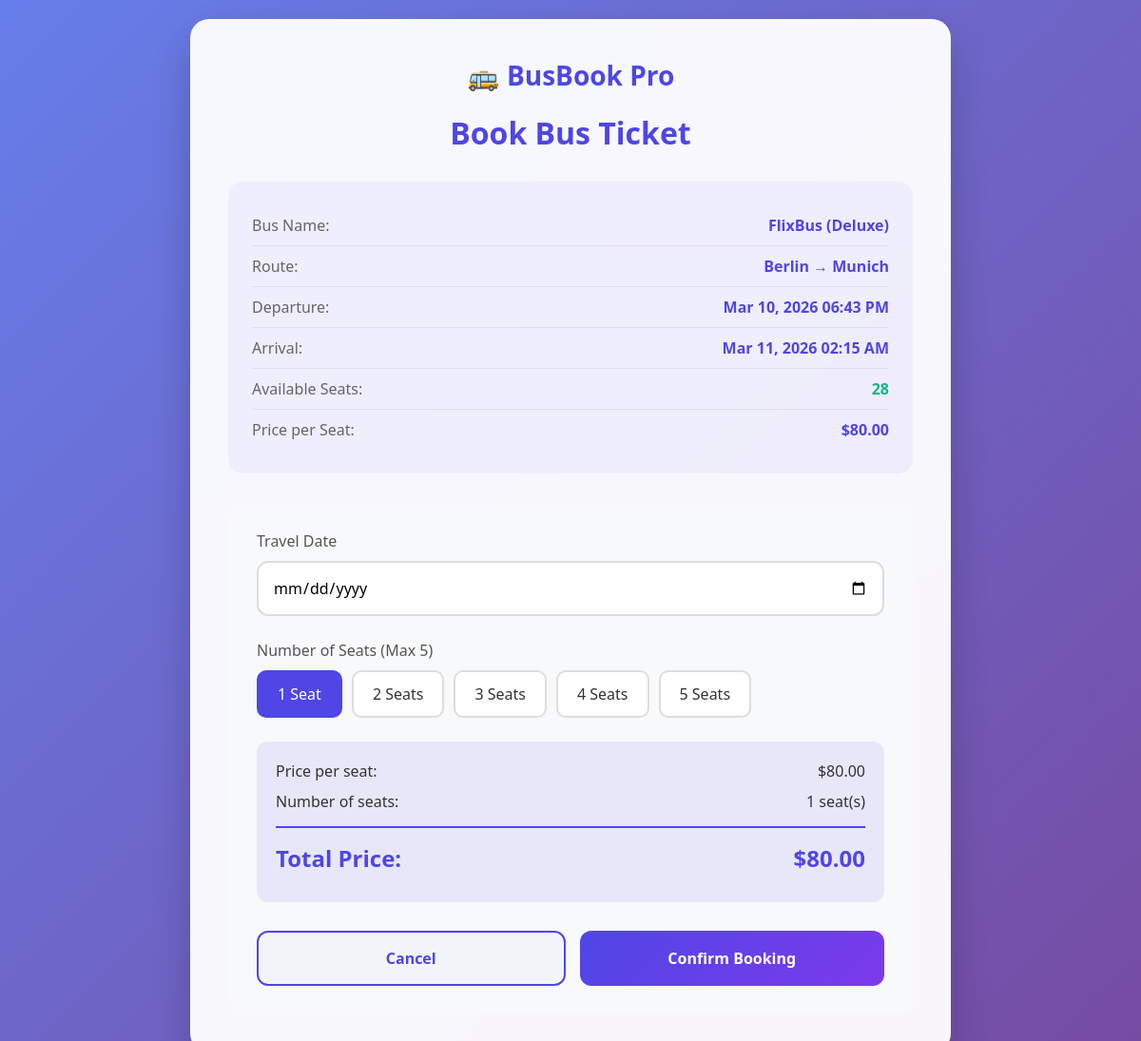
Page /transport_booking/bookings.php?id=1 (signed in) on the committed database.
### tables this page shows
CREATE TABLE `routes` (
  `id` int(11) NOT NULL,
  `bus_name` varchar(100) DEFAULT NULL,
  `bus_type` varchar(50) DEFAULT NULL,
  `origin` varchar(100) DEFAULT NULL,
  `destination` varchar(100) DEFAULT NULL,
  `departure_time` datetime DEFAULT NULL,
  `arrival_time` datetime DEFAULT NULL,
  `price` decimal(10,2) DEFAULT NULL,
  `total_seats` int(11) DEFAULT NULL,
  `available_seats` int(11) DEFAULT NULL,
  `status` varchar(20) DEFAULT 'active',
  `created_at` timestamp NOT NULL DEFAULT current_timestamp()
);

### transport_booking/config/database.php (called while the page is built, shortened)
<?php
class Database {
    private $host = 'localhost';
    private $user = 'root';
    private $password = '';
    private $dbname = 'transport_booking';
    public $conn;
    public function __construct() {
        try {
            $this->conn = new mysqli($this->host, $this->user, $this->password, $this->dbname);
        } catch (Exception $e) {
            die("Database connection error: " . $e->getMessage());
        }
    }
    public function prepare($sql) {
        return $this->conn->prepare($sql);
    }
}
?>

### transport_booking/bookings.php (the view, shortened to what this page needs)
<?php
require_once 'config/database.php';
$db = new Database();
$route_id = $_GET['id'] ?? 0;
$success = '';
$stmt = $db->prepare("SELECT * FROM routes WHERE id = ? AND status = 'active'");
$stmt->bind_param("i", $route_id);
$stmt->execute();
$route = $stmt->get_result()->fetch_assoc();
?>
<!DOCTYPE html>
<html lang="en">
<head>
</head>
<body>
    <div class="booking-container">
        <div class="logo">🚌 BusBook Pro</div>
        <h1 class="page-title">Book Bus Ticket</h1>
        <?php if($success): ?>
            <div class="alert alert-success"><?php echo $success; ?>
                <p style="margin-top: 10px;">
                    <a href="dashboard.php" class="btn" style="background: #10b981; margin: 5px;">View Dashboard</a>
                    <a href="routes.php" class="btn btn-secondary" style="margin: 5px;">Book Another</a>
                </p>
            </div>
        <?php else: ?>
        <div class="booking-details">
            <div class="detail-row">
                <span class="detail-label">Bus Name:</span>
                <span class="detail-value"><?php echo htmlspecialchars($route['bus_name']); ?> (<?php echo $route['bus_type']; ?>)</span>
            </div>
            <div class="detail-row">
                <span class="detail-label">Route:</span>
                <span class="detail-value"><?php echo htmlspecialchars($route['origin']); ?> → <?php echo htmlspecialchars($route['destination']); ?></span>
            </div>
            <div class="detail-row">
                <span class="detail-label">Departure:</span>
                <span class="detail-value"><?php echo date('M d, Y h:i A', strtotime($route['departure_time'])); ?></span>
            </div>
            <div class="detail-row">
                <span class="detail-label">Arrival:</span>
                <span class="detail-value"><?php echo date('M d, Y h:i A', strtotime($route['arrival_time'])); ?></span>
            </div>
            <div class="detail-row">
                <span class="detail-label">Available Seats:</span>
                <span class="detail-value" style="color: <?php echo ($route['available_seats'] > 10) ? '#10b981' : '#f59e0b'; ?>">
                    <?php echo $route['available_seats']; ?>
                </span>
            </div>
            <div class="detail-row">
                <span class="detail-label">Price per Seat:</span>
                <span class="detail-value">$<?php echo $route['price']; ?></span>
            </div>
        </div>
        <form method="POST" action="" class="booking-form">
            <div class="form-group">
                <label for="travel_date">Travel Date</label>
                <input type="date" id="travel_date" name="travel_date" class="form-control"
                       min="<?php echo date('Y-m-d'); ?>" required>
            </div>
            <div class="form-group">
                <label>Number of Seats (Max 5)</label>
                <div class="seats-selector" id="seatsSelector">
                    <?php for($i = 1; $i <= min(5, $route['available_seats']); $i++): ?>
                        <div class="seat-option" data-seats="<?php echo $i; ?>">
                            <?php echo $i; ?> Seat<?php echo $i > 1 ? 's' : ''; ?>
                        </div>
                    <?php endfor; ?>
                </div>
            </div>
            <div class="price-summary">
                <div class="price-row">
                    <span>Price per seat:</span>
                    <span>$<span id="pricePerSeat"><?php echo $route['price']; ?></span></span>
                </div>
                <div class="price-row">
                    <span>Number of seats:</span>
                    <span><span id="displaySeats">1</span> seat(s)</span>
                </div>
                <div class="price-row total-price">
                    <span>Total Price:</span>
                    <span>$<span id="totalPrice"><?php echo $route['price']; ?></span></span>
                </div>
            </div>
            <div class="btn-group">
                <a href="routes.php" class="btn btn-secondary">Cancel</a>
                <button type="submit" class="btn btn-primary">Confirm Booking</button>
            </div>
        </form>
        <?php endif; ?>
    </div>
</body>
</html>

### transport_booking/bookings.php (style rules this page uses)
* { margin: 0; padding: 0; box-sizing: border-box; font-family: 'Segoe UI', Tahoma, Geneva, Verdana, sans-serif; }
body { background: linear-gradient(135deg, #667eea 0%, #764ba2 100%); min-height: 100vh; color: #333; display: flex; align-items: center; justify-content: center; padding: 20px; }
.booking-container { width: 100%; max-width: 800px; background: rgba(255, 255, 255, 0.95); backdrop-filter: blur(10px); border-radius: 20px; padding: 40px; box-shadow: 0 20px 40px rgba(0,0,0,0.2); }
.logo { text-align: center; font-size: 28px; font-weight: 700; color: #4f46e5; margin-bottom: 20px; }
.page-title { text-align: center; color: #4f46e5; margin-bottom: 30px; }
.booking-details { background: rgba(79, 70, 229, 0.05); border-radius: 15px; padding: 25px; margin-bottom: 30px; }
.detail-row { display: flex; justify-content: space-between; padding: 10px 0; border-bottom: 1px solid rgba(79, 70, 229, 0.1); }
.detail-row:last-child { border-bottom: none; }
.detail-label { color: #666; font-weight: 500; }
.detail-value { color: #4f46e5; font-weight: 600; }
.booking-form { background: #f8f9fa; border-radius: 15px; padding: 30px; }
.form-group { margin-bottom: 25px; }
.form-group label { display: block; color: #555; margin-bottom: 10px; font-weight: 500; font-size: 16px; }
.form-control { width: 100%; padding: 15px; border: 2px solid #ddd; border-radius: 12px; font-size: 16px; transition: all 0.3s ease; }
.seats-selector { display: flex; gap: 10px; flex-wrap: wrap; }
.seat-option { padding: 12px 20px; border: 2px solid #ddd; border-radius: 10px; background: white; cursor: pointer; transition: all 0.3s ease; text-align: center; min-width: 80px; }
.seat-option.selected { background: #4f46e5; color: white; border-color: #4f46e5; }
.price-summary { background: rgba(79, 70, 229, 0.1); border-radius: 12px; padding: 20px; margin: 25px 0; }
.price-row { display: flex; justify-content: space-between; margin-bottom: 10px; }
.total-price { font-size: 24px; font-weight: 700; color: #4f46e5; border-top: 2px solid #4f46e5; padding-top: 15px; margin-top: 15px; }
.btn-group { display: flex; gap: 15px; margin-top: 30px; }
.btn { flex: 1; padding: 16px; border: none; border-radius: 12px; font-size: 16px; font-weight: 600; cursor: pointer; transition: all 0.3s ease; text-decoration: none; text-align: center; }
.btn-primary { background: linear-gradient(135deg, #4f46e5 0%, #7c3aed 100%); color: white; }
.btn-secondary { background: #f1f5f9; color: #4f46e5; border: 2px solid #4f46e5; }

### rows in the picture
routes: bus_name "FlixBus", bus_type "Deluxe", origin "Berlin", destination "Munich", departure_time "Mar 10, 2026 06:43 PM", arrival_time "Mar 11, 2026 02:15 AM", available_seats "28", price "80.00"
